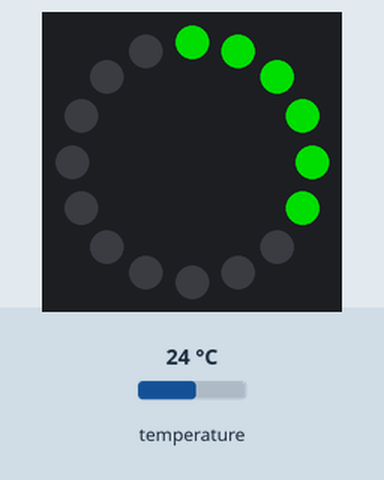
This sketch was run on a simulated ESP32. Parts: 16 RGB LEDs in a ring, first at the top, clockwise. The test bench sets the inputs (shaded band); at power-on: temperature 24 °C. Dim RGB values are drawn brighter than linear; what the sketch prints to the serial monitor is not drawn.

Above: at 3.3 s.
3.4 s: temperature set to 25.5 °C
5.9 s: temperature set to 26.5 °C
At 7.0 s:
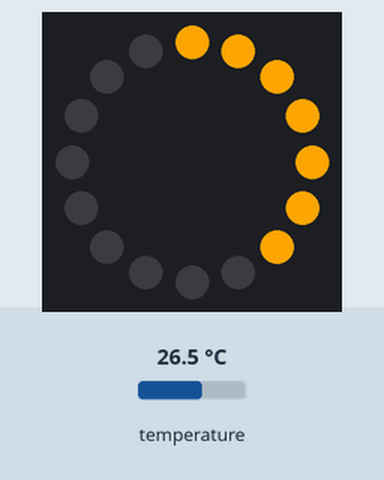
8.4 s: temperature set to 31.3 °C
At 10.8 s:
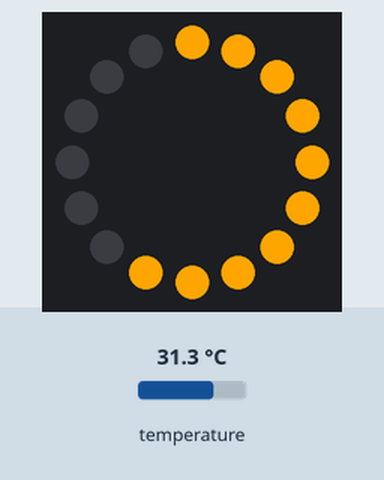
11.1 s: temperature set to 32.5 °C
At 12.0 s:
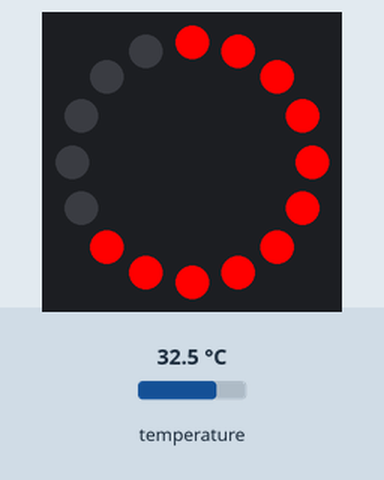
13.6 s: temperature set to 41 °C
At 15.8 s:
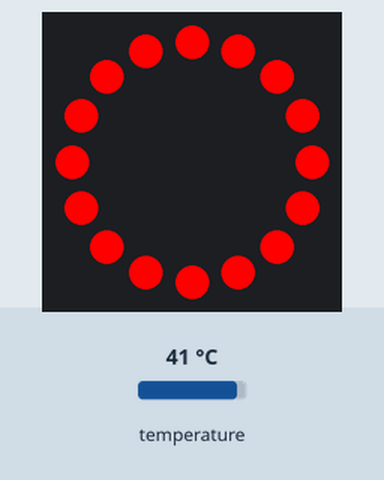
16.4 s: temperature set to 33 °C
At 17.1 s:
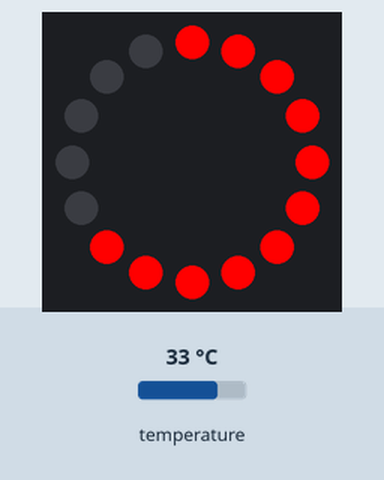
Timing chart, 0 to 19.4 s (numbered marks = the images above; inputs shaded):
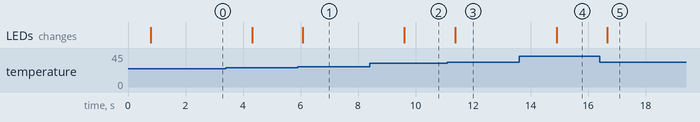

Measured:
- the behaviour switches between 25.9 and 26 °C on temperature (found by bisection; images 0 and 1)
- the behaviour switches between 31.9 and 32 °C on temperature (found by bisection; images 2 and 3)
- after the input at 5.9 s, the LEDs: change after 0.18 s (image 1)
- after the input at 8.4 s, the LEDs: change after 1.2 s (image 2)
- after the input at 11.1 s, the LEDs: change after 0.28 s (image 3)
- after the input at 13.6 s, the LEDs: change after 1.3 s (image 4)
- after the input at 16.4 s, the LEDs: change after 0.27 s (image 5)

The sketch:

sketch.ino
```cpp
#include <OneWire.h>                // Library to talk to 1-wire devices like DS18B20
#include <DallasTemperature.h>      // Handles temperature-specific functions
#include <Adafruit_NeoPixel.h>      // Controls the NeoPixel LED ring

#define ONE_WIRE_BUS 4              // DS18B20 connected to GPIO 4
#define NEOPIXEL_PIN 15             // NeoPixel ring data pin
#define NUM_LEDS 16                 // Total LEDs in your NeoPixel ring

OneWire oneWire(ONE_WIRE_BUS);
DallasTemperature sensors(&oneWire);
Adafruit_NeoPixel ring(NUM_LEDS, NEOPIXEL_PIN, NEO_GRB + NEO_KHZ800);

void setup() {
  Serial.begin(115200);
  Serial.println("Initializing Temperature Ring Display...");

  sensors.begin();      // Start temperature sensor
  ring.begin();         // Initialize NeoPixel ring
  ring.show();          // Clear all LEDs

  Serial.println("System Ready. Reading temperature every second...");
  Serial.println("Green = Cool (<26°C), Orange = Warm (26–32°C), Red = Hot (>32°C)");
}

void loop() {
  sensors.requestTemperatures();               // Ask DS18B20 to read temp
  float temp = sensors.getTempCByIndex(0);     // Get the result

  // Display the temp on Serial Monitor
  Serial.print("Current Temperature: ");
  Serial.print(temp);
  Serial.println(" °C");

  // Convert temperature to number of LEDs to light up
  int litLeds = map(temp, 15, 40, 1, NUM_LEDS); // Always lights at least 1 LED
  litLeds = constrain(litLeds, 1, NUM_LEDS);    // Ensures 1 to NUM_LEDS


  for (int i = 0; i < NUM_LEDS; i++) {
    if (i < litLeds) {
      if (temp < 26) {
        ring.setPixelColor(i, ring.Color(0, 150, 0));       // Green for cool
      } else if (temp < 32) {
        ring.setPixelColor(i, ring.Color(255, 165, 0));     // Orange for warm
      } else {
        ring.setPixelColor(i, ring.Color(255, 0, 0));       // Red for hot
      }
    } else {
      ring.setPixelColor(i, 0);   // Turn off remaining LEDs
    }
  }

  ring.show();         // Update the ring with new colors

  delay(1000);         // Wait 1 second
}
```
